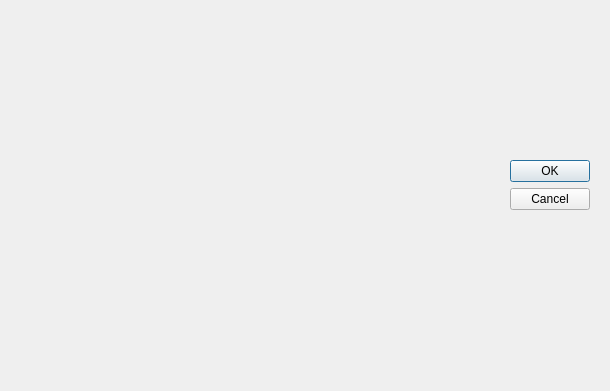
<?xml version="1.0" encoding="UTF-8"?>
<ui version="4.0">
 <class>Dialog</class>
 <widget class="QDialog" name="Dialog">
  <property name="geometry">
   <rect>
    <x>0</x>
    <y>0</y>
    <width>610</width>
    <height>391</height>
   </rect>
  </property>
  <property name="windowTitle">
   <string>Dialog</string>
  </property>
  <widget class="QDialogButtonBox" name="buttonBox">
   <property name="geometry">
    <rect>
     <x>510</x>
     <y>160</y>
     <width>80</width>
     <height>56</height>
    </rect>
   </property>
   <property name="orientation">
    <enum>Qt::Orientation::Vertical</enum>
   </property>
   <property name="standardButtons">
    <set>QDialogButtonBox::StandardButton::Cancel|QDialogButtonBox::StandardButton::Ok</set>
   </property>
  </widget>
 </widget>
 <resources/>
 <connections>
  <connection>
   <sender>buttonBox</sender>
   <signal>accepted()</signal>
   <receiver>Dialog</receiver>
   <slot>accept()</slot>
   <hints>
    <hint type="sourcelabel">
     <x>248</x>
     <y>254</y>
    </hint>
    <hint type="destinationlabel">
     <x>157</x>
     <y>274</y>
    </hint>
   </hints>
  </connection>
  <connection>
   <sender>buttonBox</sender>
   <signal>rejected()</signal>
   <receiver>Dialog</receiver>
   <slot>reject()</slot>
   <hints>
    <hint type="sourcelabel">
     <x>316</x>
     <y>260</y>
    </hint>
    <hint type="destinationlabel">
     <x>286</x>
     <y>274</y>
    </hint>
   </hints>
  </connection>
 </connections>
</ui>
